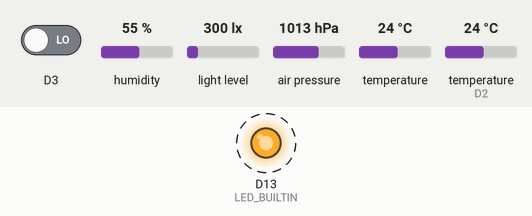
A program run on a simulated Arduino Nano RP2040 Connect. On the bench: output pins drawn as LEDs (lit = HIGH). Dashed ring = blinking. The test bench sets the inputs (shaded band); at power-on: D3 LOW, humidity 55 %, light level 300 lx, air pressure 1013 hPa, temperature 24 °C, temperature (sensor on D2) 24 °C. WiFi joins after 1.5 s; servers stay silent unless stated; network time is answered at once with the bench clock; the local clock reads 2024-03-15 10:24:30 at power-on unless the program sets it; no MQTT or app messages arrive unless stated; what the program prints to the serial monitor is not drawn.

Above: at 9.6 s.
Timing chart, 0 to 13.7 s (numbered marks = the images above):
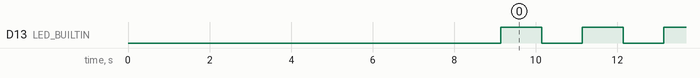

The program:

main.cpp
```cpp
#include <Arduino.h>
#include <SPI.h>
#include <WiFiNINA.h>
#include <WiFiUdp.h>
//#include <Time.h>
#include <TimeLib.h>
#include <DHT.h>
#include <Wire.h>
#include <ArduinoJson.h>
#include <PubSubClient.h>
#include <BH1750.h>
#include <NTPClient.h>
#include <SFE_BMP180.h>

#include "config.h"

#define DHTPIN 2
#define DHTTYPE DHT11
#define ALTITUDE 840.0


boolean luz = false;
DHT dht(DHTPIN, DHTTYPE);
BH1750 lightMeter;
SFE_BMP180 pressureSensor;

void connectWiFi(String SSID, String PASS);
void reconnectMQTTClient(char *broker);
void createMQTTClient(char *broker);
void switch_light();
float readPressureFromSensor();

void callback(char* topic, byte* payload, unsigned int length) {
  ;
}

WiFiClient rp2040Client;
PubSubClient client(BROKER.c_str(), 1883, callback, rp2040Client);
WiFiUDP wifiUdp;
NTPClient timeClient(wifiUdp, "es.pool.ntp.org", 1 * 3600, 60000);  // Ajust for your location
char *broker_global;

void setup() {
  String servidorMqtt;
  char *broker;

  pinMode(LED_BUILTIN, OUTPUT);
  pinMode(3, INPUT_PULLDOWN);
  Serial.begin(115200);
  delay(4000);
  if(digitalRead(3)) {
    Serial.setTimeout(8000);
    // Conectar a una wifi conocida según los datos que pongamos:
    Serial.println("Datos de red wifi:");
    Serial.println("Nombre de red:");
    String ssidHoy;
    String passHoy;
    ssidHoy = Serial.readStringUntil('\r');
    Serial.read(); //damn LF after CR
    Serial.println("Contraseña:");
    passHoy = Serial.readStringUntil('\r');
    Serial.read(); //damn LF after CR
    connectWiFi(ssidHoy, passHoy);
    broker = new char[BROKER.length() +1];
    strcpy(broker, BROKER.c_str());
  } else {
    Serial.println("Datos de servidor MQTT: ");
    //servidorMqtt = BROKER;
    Serial.read(); //damn LF after CR
    broker = new char[BROKER.length() +1];
    strcpy(broker, BROKER.c_str());
    connectWiFi(SSID, PASS);
  }
  //broker_global = new char [broker.length() +1];
  strcpy(broker_global, broker);
  createMQTTClient(broker);
  Wire.begin();
  lightMeter.begin();
  dht.begin();
  pressureSensor.begin();
  timeClient.begin();
  timeClient.update();

  delay(2000);
}

void loop() {
  reconnectMQTTClient(broker_global);
  client.loop();
  IPAddress ip;
  ip = WiFi.localIP();
  Serial.println(ip);

  float h = dht.readHumidity();
  float t = dht.readTemperature();
  uint16_t light = lightMeter.readLightLevel();
  float presion = readPressureFromSensor();
  timeClient.update();
  String timeNTP = timeClient.getFormattedDate();

  if (isnan(h) || isnan(t)) {
    Serial.println(F("Failed to read from DHT sensor!"));
    return;
  }

  DynamicJsonDocument doc(1024);
  doc["hora"] = timeNTP;
  doc["luz"] = light;
  doc["temperatura"] = t;
  doc["humedad"] = h;
  doc["presion"] = presion;

  string telemetry;
  JsonObject obj = doc.as<JsonObject>();
  serializeJson(obj, telemetry);
  Serial.print("Enviando telemetría a ");
  Serial.print(broker_global);
  Serial.print(": ");
  Serial.println(telemetry.c_str());
  client.publish(CLIENT_TELEMETRY_TOPIC.c_str(), telemetry.c_str());

  int milis = millis();
  while (millis() -milis < 600000) {
      switch_light();
      delay(1000);
  }
}

void switch_light() {
  luz = !luz;
  digitalWrite(LED_BUILTIN, luz);
}


void connectWiFi(String SSID, String PASS) {
    char *ssid = new char[SSID.length() +1 ];
    strcpy(ssid, SSID.c_str());
    char *pass = new char[PASS.length() +1 ];
    strcpy(ssid, PASS.c_str());
    Serial.println(ssid);
    Serial.println(pass);
    while (WiFi.status() != WL_CONNECTED)
    {
        Serial.println("Connecting to WiFi..");
        WiFi.begin(ssid, pass);
        delay(1500);
    }

    Serial.println("Connected!");
    Serial.println(WiFi.localIP());
}

void reconnectMQTTClient(char *broker)
{
    while (!client.connected())
    {
        Serial.print("Attempting MQTT connection to ");
        Serial.print(broker);
        if (client.connect(CLIENT_NAME.c_str()))
        {
            Serial.println("  ...connected");
        }
        else
        {
            Serial.print(" Retying in 5 seconds - failed, rc=");
            Serial.println(client.state());

            delay(5000);
        }
    }
}

void createMQTTClient(char *broker)
{
    client.setServer(broker, 1883);
    reconnectMQTTClient(broker);
}

float readPressureFromSensor()
{
  char status;
  double T, P, p0;

  status = pressureSensor.startTemperature();
  if (status != 0)
  {
    delay(status);
    status = pressureSensor.getTemperature(T);
    if (status != 0)
    {
      status = pressureSensor.startPressure(3);
      if (status != 0)
      {
        delay(status);
        status = pressureSensor.getPressure(P,T);
        if (status != 0)
        {
          p0 = pressureSensor.sealevel(P,ALTITUDE);
          return p0;
        }
      }
    }
  }
}
```

config.h
```cpp
#pragma once

#include <string>

using namespace std;

// WiFi credentials
const String SSID = "Andared";
const String PASS = "llevalatararaunvestidoblancollenodecascabeles";

const string ID = "aa6ba08d-0ca2-41ec-8d4c-9e56112ff81f";
#define LOCAL_BROKER
#ifdef LOCAL_BROKER
const string BROKER = "192.168.13.169";
#else
const string BROKER = "test.mosquitto.org";
#endif
const string CLIENT_NAME = ID + "nightlight_client";
const string CLIENT_TELEMETRY_TOPIC = ID + "/telemetry";
const string TIME_SERVER = "es.pool.ntp.org";
```

Measured:
- by itself, D13 (LED_BUILTIN): alternates HIGH for 1.0 s and LOW for 1.0 s
